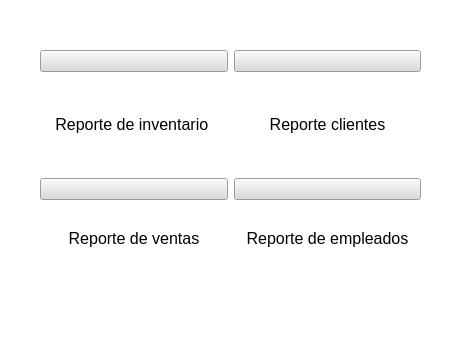
<?xml version="1.0" encoding="UTF-8"?>
<ui version="4.0">
 <class>Form</class>
 <widget class="QWidget" name="Form">
  <property name="geometry">
   <rect>
    <x>0</x>
    <y>0</y>
    <width>471</width>
    <height>339</height>
   </rect>
  </property>
  <property name="windowTitle">
   <string>Form</string>
  </property>
  <property name="styleSheet">
   <string notr="true">background-color: rgb(255, 255, 255);</string>
  </property>
  <widget class="QWidget" name="gridLayoutWidget">
   <property name="geometry">
    <rect>
     <x>40</x>
     <y>50</y>
     <width>381</width>
     <height>221</height>
    </rect>
   </property>
   <layout class="QGridLayout" name="gridLayout">
    <item row="0" column="0">
     <layout class="QVBoxLayout" name="verticalLayout">
      <item>
       <widget class="QPushButton" name="b_r_inventario_administracion_reportes">
        <property name="styleSheet">
         <string notr="true">background-color: rgb(217, 217, 217);</string>
        </property>
        <property name="text">
         <string/>
        </property>
        <property name="icon">
         <iconset>
          <normaloff>../../images/garage_4398945.png</normaloff>../../images/garage_4398945.png</iconset>
        </property>
        <property name="iconSize">
         <size>
          <width>80</width>
          <height>80</height>
         </size>
        </property>
       </widget>
      </item>
      <item>
       <widget class="QLabel" name="label_r_inventario_administracion_reportes">
        <property name="text">
         <string>&lt;html&gt;&lt;head/&gt;&lt;body&gt;&lt;p align=&quot;center&quot;&gt;&lt;span style=&quot; font-size:12pt;&quot;&gt;Reporte de inventario &lt;/span&gt;&lt;/p&gt;&lt;/body&gt;&lt;/html&gt;</string>
        </property>
       </widget>
      </item>
      <item>
       <layout class="QVBoxLayout" name="verticalLayout_3">
        <item>
         <widget class="QPushButton" name="b_r_ventas_administracion_reportes">
          <property name="styleSheet">
           <string notr="true">background-color: rgb(217, 217, 217);</string>
          </property>
          <property name="text">
           <string/>
          </property>
          <property name="icon">
           <iconset>
            <normaloff>../../images/business_16503868.png</normaloff>../../images/business_16503868.png</iconset>
          </property>
          <property name="iconSize">
           <size>
            <width>80</width>
            <height>80</height>
           </size>
          </property>
         </widget>
        </item>
        <item>
         <widget class="QLabel" name="label_r_ventas_administracion_reportes">
          <property name="text">
           <string>&lt;html&gt;&lt;head/&gt;&lt;body&gt;&lt;p align=&quot;center&quot;&gt;&lt;span style=&quot; font-size:12pt;&quot;&gt;Reporte de ventas&lt;/span&gt;&lt;/p&gt;&lt;/body&gt;&lt;/html&gt;</string>
          </property>
         </widget>
        </item>
       </layout>
      </item>
     </layout>
    </item>
    <item row="0" column="1">
     <layout class="QVBoxLayout" name="verticalLayout_2">
      <item>
       <widget class="QPushButton" name="b_r_clientes_administracion_reportes">
        <property name="styleSheet">
         <string notr="true">background-color: rgb(217, 217, 217);</string>
        </property>
        <property name="text">
         <string/>
        </property>
        <property name="icon">
         <iconset>
          <normaloff>../../images/team_18696096.png</normaloff>../../images/team_18696096.png</iconset>
        </property>
        <property name="iconSize">
         <size>
          <width>80</width>
          <height>80</height>
         </size>
        </property>
       </widget>
      </item>
      <item>
       <widget class="QLabel" name="label_r_clientes_administracion_reportes">
        <property name="text">
         <string>&lt;html&gt;&lt;head/&gt;&lt;body&gt;&lt;p align=&quot;center&quot;&gt;&lt;span style=&quot; font-size:12pt;&quot;&gt;Reporte clientes&lt;/span&gt;&lt;/p&gt;&lt;/body&gt;&lt;/html&gt;</string>
        </property>
       </widget>
      </item>
      <item>
       <layout class="QVBoxLayout" name="verticalLayout_4">
        <item>
         <widget class="QPushButton" name="b_r_empleados_administracion_reportes">
          <property name="styleSheet">
           <string notr="true">background-color: rgb(217, 217, 217);</string>
          </property>
          <property name="text">
           <string/>
          </property>
          <property name="icon">
           <iconset>
            <normaloff>../../images/resume_18928734.png</normaloff>../../images/resume_18928734.png</iconset>
          </property>
          <property name="iconSize">
           <size>
            <width>80</width>
            <height>80</height>
           </size>
          </property>
         </widget>
        </item>
        <item>
         <widget class="QLabel" name="label_r_empleados_administracion_reportes">
          <property name="text">
           <string>&lt;html&gt;&lt;head/&gt;&lt;body&gt;&lt;p align=&quot;center&quot;&gt;&lt;span style=&quot; font-size:12pt;&quot;&gt;Reporte de empleados&lt;/span&gt;&lt;/p&gt;&lt;/body&gt;&lt;/html&gt;</string>
          </property>
         </widget>
        </item>
       </layout>
      </item>
     </layout>
    </item>
   </layout>
  </widget>
 </widget>
 <resources/>
 <connections/>
</ui>
